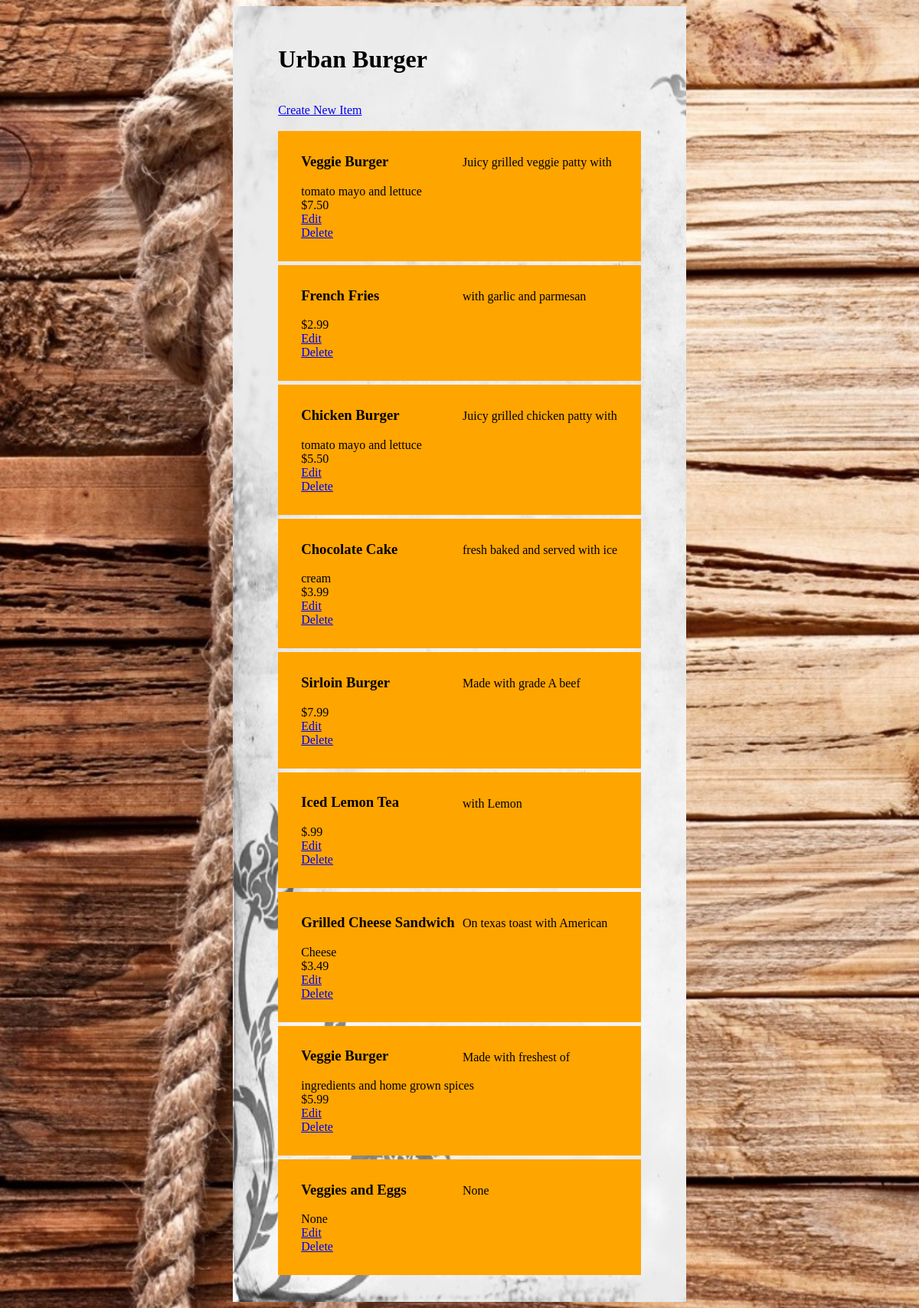
Screenshot of /restaurant/1/menu/ with the database file from the repository.
### database_setup.py (models this page shows, shortened)
class Restaurant(Base):
    __tablename__ = 'restaurant'
    id = Column(Integer, primary_key=True)
    name = Column(String(250), nullable=False)

class MenuItem(Base):
    __tablename__ = 'menu_item'
    name = Column(String(80), nullable=False)
    id = Column(Integer, primary_key=True)
    description = Column(String(250))
    price = Column(String(8))
    course = Column(String(250))
    restaurant_id = Column(Integer, ForeignKey('restaurant.id'))
    restaurant = relationship(Restaurant)

### finalProject.py (the view)
@app.route('/restaurant/<int:restaurant_id>/')
@app.route('/restaurant/<int:restaurant_id>/menu/')
def menu(restaurant_id):
	restaurant = session.query(Restaurant).filter_by(id=restaurant_id).one()
	items = session.query(MenuItem).filter_by(restaurant_id=restaurant.id)
	return render_template('menu.html',restaurant=restaurant,items=items)

### templates/menu.html (shortened to what this page needs)
<html>
<head>
	<link rel=stylesheet type=text/css href="{{ url_for('static', filename='stylesFinalProject.css') }}">
</head>
<body>
			<div class="container">
			<div class="MainContent">
<h1> {{restaurant.name}}</h1>
<a href = '{{url_for('newMenuitem', restaurant_id = restaurant.id) }}'>Create New Item</a>
{% for i in items %}
<div class = 'restaurant'>
		<div class = 'itemName'>
		 <h3>{{i.name}}</h3>
		 </div>
		 {{i.description}}<br>
		 {{i.price}}<br>
		 <a href='{{url_for('editMenuitem',restaurant_id=restaurant.id ,menu_id = i.id)}}'>Edit</a>
		 <br>
		 <a href='{{url_for('deleteMenuitem',restaurant_id = restaurant.id,menu_id=i.id) }}'>Delete</a>
		 <br>
		 <br>
		 </div>
{% endfor %}
	</div>
	</div>
</body>
</html>

### static/stylesFinalProject.css (style rules this page uses)
body { background-image: url("Wood.jpg"); background-color: #333333; background-size: cover; background-attachment: fixed; }
.container { margin: auto; width: 50%; background-image: url("Menu.png"); background-size: cover; background-color: #333333; }
.MainContent { padding-left: 10%; padding-top: 5%; padding-right: 10%; padding-bottom: 5%; }
.restaurant { background-color: orange; margin-bottom: 5px; padding-left: 30px; padding-top: 10px; padding-right: 30px; padding-bottom: 10px; }
.itemName { display: inline-block; width: 50%; text-align: left; }

### rows the page displays
Restaurant: name "Urban Burger"
MenuItem: name "Veggie Burger", description "Juicy grilled veggie patty with tomato mayo and lettuce", price "$7.50"
MenuItem: name "French Fries", description "with garlic and parmesan", price "$2.99"
MenuItem: name "Chicken Burger", description "Juicy grilled chicken patty with tomato mayo and lettuce", price "$5.50"
MenuItem: name "Chocolate Cake", description "fresh baked and served with ice cream", price "$3.99"
MenuItem: name "Sirloin Burger", description "Made with grade A beef", price "$7.99"
MenuItem: name "Iced Lemon Tea", description "with Lemon", price "$.99"
MenuItem: name "Grilled Cheese Sandwich", description "On texas toast with American Cheese", price "$3.49"
MenuItem: name "Veggie Burger", description "Made with freshest of ingredients and home grown spices", price "$5.99"
MenuItem: name "Veggies and Eggs", description "None", price "None"
